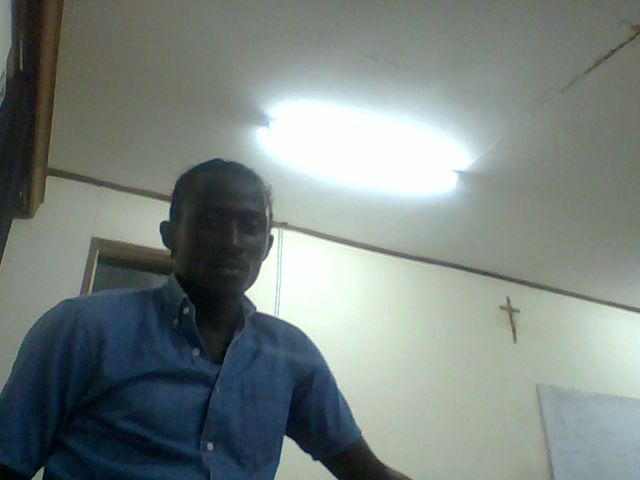
#> input picture data/images/UMU20250005/UMU20250005_1765906144.jpg, 640 x 480 px; its folder holds only this picture in this run
$ python model_manager.py   (older library calls are emulated)
#> lines starting #> are read from the running program, lines starting #| are printed output that depends on the picture
### utils/image_processing.py
import cv2
import numpy as np

def get_blur_score(image):
    """
    Calculates the Laplacian variance to estimate image blurriness.
    Higher score = sharper image.
    """
    if image is None:
        return 0
    gray = cv2.cvtColor(image, cv2.COLOR_BGR2GRAY)
    return cv2.Laplacian(gray, cv2.CV_64F).var()

# [6 lines left out: function apply_gamma, not called in this run]

def preprocess_image(image):
    """
    Optimized preprocessing:
    1. Applies adaptive gamma correction for low-light.
    2. Normalizes lighting using CLAHE.
    """
    if image is None:
        return None

    # 1. Adaptive Gamma: Brighten if image is too dark
    gray = cv2.cvtColor(image, cv2.COLOR_BGR2GRAY)
    mean_brightness = np.mean(gray)

    # If dark (mean < 90), apply brightening gamma
    if mean_brightness < 90:
        gamma_val = 1.5 if mean_brightness < 50 else 1.2
        image = apply_gamma(image, gamma=gamma_val)

    # 2. CLAHE Normalization
    # Convert to LAB color space
    lab = cv2.cvtColor(image, cv2.COLOR_BGR2LAB)
    l, a, b = cv2.split(lab)

    # Apply CLAHE to L-channel
    clahe = cv2.createCLAHE(clipLimit=3.0, tileGridSize=(8,8))
    cl = clahe.apply(l)

    # Merge and convert back to BGR
    limg = cv2.merge((cl,a,b))
    return cv2.cvtColor(limg, cv2.COLOR_LAB2BGR)

### training/model_manager.py
import cv2
import numpy as np
import os
import json
import shutil
from deepface import DeepFace
from utils.constants import (
    DATA_DIR, IMAGES_DIR, EMBEDDINGS_FILE,
    USERS_DB_FILE, MAX_EMBEDDINGS_PER_USER,
    OUTLIER_THRESHOLD, FRAME_WIDTH, FRAME_HEIGHT,
    BLUR_THRESHOLD
)

from utils.image_processing import get_blur_score, preprocess_image

def train_model(progress_callback=None):
    """
    Optimized training pipeline:
    1. Preprocesses images (resize).
    2. Fetches metadata (name, role).
    3. Extracts multiple clean embeddings (multi-vector support).
    4. Removes outliers.
    5. Cleans up excess images.
    Returns: (success, message)
    """
    if progress_callback:
        progress_callback(10, "Initializing training pipeline...")

    if not os.path.exists(IMAGES_DIR):
        return False, "No images directory found."

    if progress_callback:
        progress_callback(15, "Loading user metadata...")

    # Load User Metadata for JSON profiling
    user_metadata = {}
    if os.path.exists(USERS_DB_FILE):
        try:
            with open(USERS_DB_FILE, 'r') as f:
#> (reads data/users.json from the repository)
                users_list = json.load(f)
                user_metadata = {u['id']: u for u in users_list}
        except Exception as e:
            print(f"Warning: Could not load user metadata: {e}")

    # Initialize or Load Master Embeddings Cache
    master_embeddings = {}

    # Traverse user directories
    user_folders = [f for f in os.listdir(IMAGES_DIR) if os.path.isdir(os.path.join(IMAGES_DIR, f))]

    if not user_folders:
        return False, "No user data found to process."

    processed_count = 0
    total_images_removed = 0
    total_users = len(user_folders)

    for i, user_id in enumerate(user_folders):
        user_folder_path = os.path.join(IMAGES_DIR, user_id)
        image_files = [f for f in os.listdir(user_folder_path) if f.lower().endswith(('.jpg', '.png', '.jpeg', '.webp'))]

        if progress_callback:
            current_progress = 15 + int((i / total_users) * 75)
            progress_callback(current_progress, f"Optimizing profile for {user_id}...")

        if not image_files:
            continue

        valid_image_data = [] # List of (path, embedding, name)

        print(f"Optimizing identity for {user_id} ({len(image_files)} images)...")

        for img_name in image_files:
            img_path = os.path.join(user_folder_path, img_name)
            try:
                # 1. PREPROCESSING: Resize image to consolidate feature extraction load
                img = cv2.imread(img_path)
#> img is the input picture: shape (480, 640, 3); mean B, G, R 128.4, 132.2, 122.1
                if img is None: continue

                # Standardize resolution (640x480)
                img_resized = cv2.resize(img, (FRAME_WIDTH, FRAME_HEIGHT))

                # ── QUALITY CHECK: Blur Detection ──
                if get_blur_score(img_resized) < BLUR_THRESHOLD:
#> in get_blur_score, `gray = cv2.cvtColor(image, cv2.COLOR_BGR2GRAY)`:
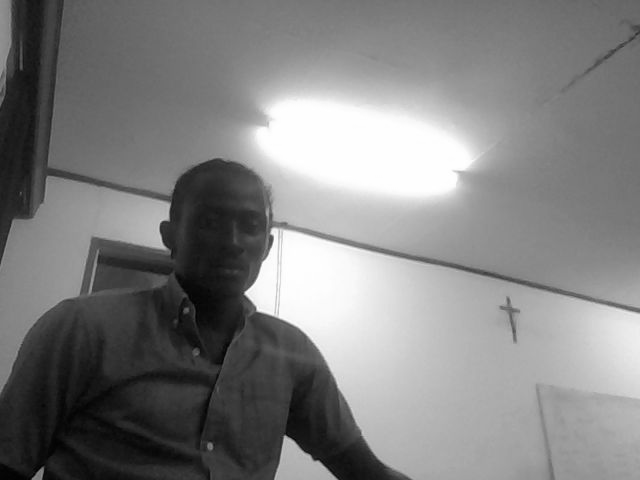
#> gray: shape (480, 640); min 2, max 255, mean 128.7
                    continue

                # ── PREPROCESSING: Illumination Normalization ──
                img_normalized = preprocess_image(img_resized)

                # 2. FEATURE EXTRACTION (Facenet + MTCNN)
                # We extract multiple variations (Augmentation) to improve robustness
                variations = [img_normalized]

                # Add synthetic variations for lighting/contrast
                # Higher contrast
                alpha = 1.2; beta = 10
                variations.append(cv2.convertScaleAbs(img_normalized, alpha=alpha, beta=beta))
                # Slightly darker
                variations.append(cv2.convertScaleAbs(img_normalized, alpha=0.8, beta=-10))

                for v_img in variations:
                    try:
                        results = DeepFace.represent(
                            img_path=v_img,
                            model_name="Facenet",
                            detector_backend="mtcnn",
                            enforce_detection=True,
                            align=True
                        )

                        if results:
                            embedding = results[0]["embedding"]
                            valid_image_data.append({
                                "embedding": embedding,
                                "name": img_name
                            })
                    except:
                        continue
            except Exception as e:
                # Skip if no face found
                continue

        if not valid_image_data:
            print(f"Warning: No valid faces found for {user_id}.")
            continue

        # --- MULTI-VECTOR OUTLIER REMOVAL ---
        embeddings_arr = np.array([d["embedding"] for d in valid_image_data])
        mean_embedding = np.mean(embeddings_arr, axis=0)

        # Calculate distances to mean
        distances = [np.linalg.norm(np.array(d["embedding"]) - mean_embedding) for d in valid_image_data]

        # Calculate cleanup threshold
        dist_mean = np.mean(distances)
        dist_std = np.std(distances)
        threshold = dist_mean + (OUTLIER_THRESHOLD * dist_std) if len(distances) > 3 else 999

        # Filter and Score
        clean_data = []
        for i, d in enumerate(valid_image_data):
            if distances[i] <= threshold:
                d["dist_from_mean"] = distances[i]
                clean_data.append(d)

        # Sort by distance from mean (lower is mejor/cleaner)
        clean_data.sort(key=lambda x: x["dist_from_mean"])

        # Keep top N embeddings (Multi-embedding support)
        # We store multiple vectors instead of one average for higher accuracy
        final_embeddings = [d["embedding"] for d in clean_data[:MAX_EMBEDDINGS_PER_USER]]

        # Fetch metadata
        meta = user_metadata.get(user_id, {})

        # Store in Optimized JSON Format
        master_embeddings[user_id] = {
            "name": meta.get("name", "Unknown User"),
            "role": meta.get("role", "student"),
            "embeddings": final_embeddings
        }

        # --- STORAGE CLEANUP ---
        # Keep only the images corresponding to the stored embeddings
        keep_names = set(d["name"] for d in clean_data[:MAX_EMBEDDINGS_PER_USER])
        for img_name in image_files:
            if img_name not in keep_names:
                try:
                    os.remove(os.path.join(user_folder_path, img_name))
                    total_images_removed += 1
                except:
                    pass

        processed_count += 1
#> pass 2 of the loop in train_model, `for i, user_id in enumerate(user_folders):`:
#> image_files = ['UMU20250036_1765903746.jpg']
#> (printed output is left out)
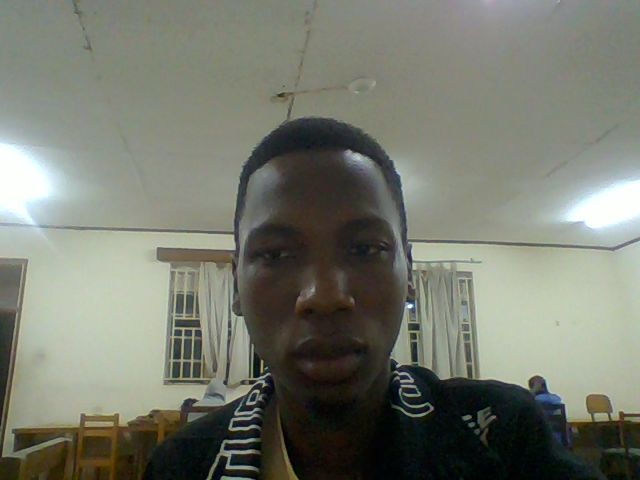
#> input picture data/images/UMU20250036/UMU20250036_1765903746.jpg, 640 x 480 px
#> in train_model, img is the input picture: shape (480, 640, 3); mean B, G, R 110.4, 121.9, 118.8
#> mean_brightness = 119.7
#> lab: shape (480, 640, 3); mean of channels 0, 1, 2 126.3, 125, 133.9
#> in preprocess_image, `l, a, b = cv2.split(lab)`:
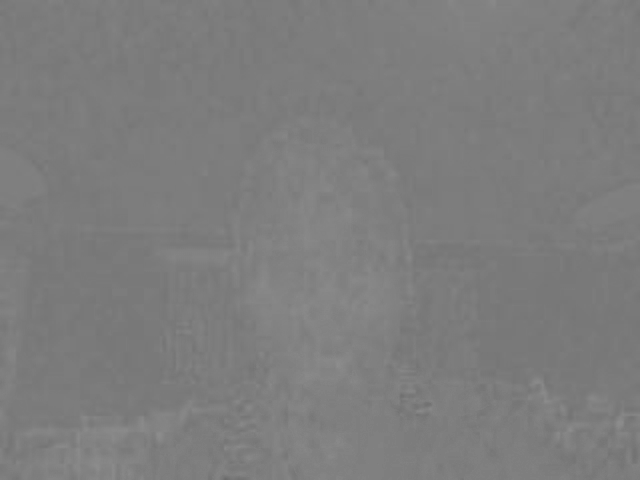
#> a: shape (480, 640); min 106, max 142, mean 125
#> limg: shape (480, 640, 3); mean of channels 0, 1, 2 132.4, 125, 133.9
#> in preprocess_image, `return cv2.cvtColor(limg, cv2.COLOR_LAB2BGR)`:
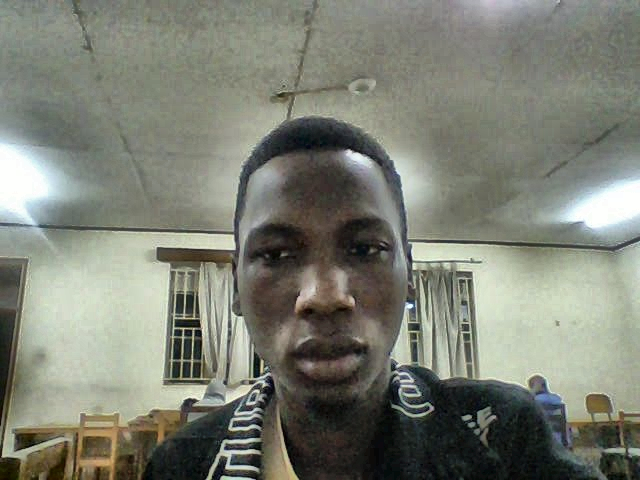
#> returned value: shape (480, 640, 3); mean B, G, R 116, 127.6, 124.7
#> the loop in train_model, `for v_img in variations:` made 1 pass
#> after the loop in train_model, `for v_img in variations:`: valid_image_data = []

    # Final Save to Optimized Master File
    if progress_callback:
        progress_callback(95, "Finalizing identity cluster...")

    try:
        with open(EMBEDDINGS_FILE, 'w') as f:
            json.dump(master_embeddings, f, indent=4)

        # Refresh global cache immediately if in the same process
        try:
            from attendance.recognition_service import refresh_embeddings_cache
            refresh_embeddings_cache()
        except:
            pass

        return True, f"Optimization Complete! {processed_count} profiles updated. {total_images_removed} redundant images purged."
    except Exception as e:
        return False, f"Failed to finalize embeddings: {str(e)}"

if __name__ == '__main__':
    def print_progress(percent, msg):
        print(f"[{percent}%] {msg}")
#> (the run stopped early here; a loop or call above may not have finished)
